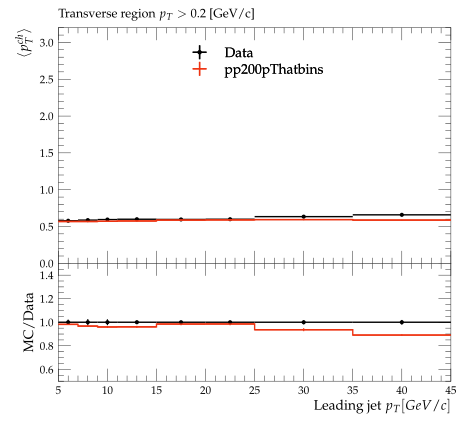

The script that saved this image:
#! /usr/bin/env python3

# This Python script was auto-generated using YODA v2.1.0.
# Analysis object: /STAR_2019_I1771348/d03-x01-y03
# Timestamp: 08-10-2025 (02:59:01)

import matplotlib as mpl
import matplotlib.pyplot as plt
mpl.use('Agg') # comment out for interactive use
import os
import numpy as np
from numpy import nan, inf

plotDir = os.path.split(os.path.realpath(__file__))[0]
if 'YODA_USER_PLOT_PATH' in globals():
    plot_outdir = globals()['YODA_USER_PLOT_PATH']
else:
    plot_outdir = plotDir

#plot style
plt.style.use(os.path.join(plotDir, '../default.mplstyle'))
# plot metadata
figW, figH = plt.rcParams['figure.figsize']
ax_xLabel = r'Leading jet $p_{T} [GeV/c]$'
ax_yLabel = r'$ \langle p^{ch}_{T} \rangle$'
ax_title  = r'Transverse region $p_{T} > 0.2$ [GeV/c]'
ax_xScale = 'linear'
ax_yScale = 'linear'
xLims = (5.0, 45.0)
yLims = (0.0, 3.2)

# TeX-friendly labels for the legend
labels = {
    'legend' : ([ r"Data", r"pp200pThatbins" ], r""),
}

# Adjust canvas width and height
canvasW = 10.0
canvasH = 9.0
figW *= canvasW/10.
figH *= canvasH/9.

# Create figure and axis objects
fig, (ax, ratio0_ax) = plt.subplots(2, 1, sharex=True,
                  figsize=(figW,figH), gridspec_kw={'height_ratios': (6.0, 3.0)})

# Set figure margins
plt.subplots_adjust(
    left   = 1.0 * plt.rcParams['figure.subplot.left'],
    right  = 1.0 * plt.rcParams['figure.subplot.right'],
    top    = 1.0 * plt.rcParams['figure.subplot.top'],
    bottom = 1.0 * plt.rcParams['figure.subplot.bottom'])

ratio0_ax.yaxis.set_major_locator(mpl.ticker.MultipleLocator(0.2))
ratio0_ax.set_ylim(0.5, 1.4999)
ratio0_ax.set_ylabel('MC/Data')

# the numerical data is stored in a separate file
dataf = dict()
prefix = os.path.split(__file__)[0]
if prefix:    prefix = prefix + '/'
exec(open(prefix+'d03-x01-y03__data.py').read(), dataf)


legend_handles = dict() # keep track of handles for the legend

# style options for curves
# starts at zorder>=5 to draw curve on top of legend
styles = {
  'Data': {
    'color' : 'black',
    'linestyle' : '-',
    'linewidth' : 1,
    'marker' : 'o',
    'markersize' : 2,
    'capsize' : 0.0,
    'zorder' : 5,
    'histstyle' : 0,
    'drawstyle' : 'steps-pre',
    'xerrorbars' : 1,
    'yerrorbars' : 1,
    'fillcolor' : None,
    'fillopacity' : 1.0,
    'ratio0_linestyle' : '-',
    'ratio0_linewidth' : 1,
    'ratio0_marker' : 'o',
    'ratio0_markersize' : 2,
    'ratio0_capsize' : 0.0,
    'ratio0_zorder' : 5,
    'ratio0_histstyle' : 0,
    'ratio0_drawstyle' : 'steps-pre',
    'ratio0_xerrorbars' : 1,
    'ratio0_yerrorbars' : 1,
  },
  'pp200pThatbins.yoda': {
    'color' : '#EE3311',
    'linestyle' : '-',
    'linewidth' : 1,
    'marker' : 'none',
    'markersize' : 2,
    'capsize' : 0.0,
    'zorder' : 6,
    'histstyle' : 1,
    'drawstyle' : 'steps-pre',
    'xerrorbars' : 1,
    'yerrorbars' : 1,
    'fillcolor' : None,
    'fillopacity' : 1.0,
    'ratio0_linestyle' : '-',
    'ratio0_linewidth' : 1,
    'ratio0_marker' : 'none',
    'ratio0_markersize' : 2,
    'ratio0_capsize' : 0.0,
    'ratio0_zorder' : 6,
    'ratio0_histstyle' : 1,
    'ratio0_drawstyle' : 'steps-pre',
    'ratio0_xerrorbars' : 1,
    'ratio0_yerrorbars' : 1,
  },
}

# curve from input yoda files in main panel
for label, yvals in dataf['yvals'].items():
    if all(np.isnan(v) for v in dataf['yvals'][label]):
        continue
    tmp = None
    if styles[label]['histstyle']: # draw as histogram
        xpos = dataf['xedges'][label] if styles[label]['drawstyle'] else dataf['xpoints'][label]
        ypos = np.insert(yvals, 0, yvals[0]) if styles[label]['drawstyle'] else yvals
        if styles[label]['fillcolor']: # fill area below curve
            ax.fill_between(xpos, ypos, step='pre',
                            color=styles[label]['fillcolor'],
                            alpha=styles[label]['fillopacity'])
        tmp, = ax.plot(xpos, ypos,
                       color=styles[label]['color'],
                       linestyle=styles[label]['linestyle'],
                       linewidth=styles[label]['linewidth'],
                       drawstyle=styles[label]['drawstyle'], solid_joinstyle='miter',
                       zorder=styles[label]['zorder'], label=label)
    tmp = ax.errorbar(dataf['xpoints'][label], yvals,
                      xerr=np.array(dataf['xerrs'][label])*styles[label]['xerrorbars'],
                      yerr=np.array(dataf['yerrs'][label])*styles[label]['yerrorbars'],
                      fmt=styles[label]['marker'], capsize=styles[label]['capsize'],
                      markersize=styles[label]['markersize'],
                      ecolor=styles[label]['color'],
                      color=styles[label]['color'], zorder=styles[label]['zorder'])
    tmp[-1][0].set_linestyle(styles[label]['linestyle'])
    tmp[-1][0].set_linewidth(styles[label]['linewidth'])
    if label in dataf['add_legend_handle']:  legend_handles[label] = tmp
    for varLabel in dataf['variation_yvals'].keys():
        if varLabel.startswith(label):
            tmp, = ax.plot(dataf['xedges'][label], dataf['variation_yvals'][varLabel],
                           color=styles[label]['color'],
                           linestyle=styles[label]['linestyle'],
                           linewidth=styles[label]['linewidth'],
                           drawstyle='steps-pre', solid_joinstyle='miter',
                           zorder=styles[label]['zorder'], alpha=0.5)


# plots on ratio panel
# curve from input yoda files in ratio panel
for label, yvals in dataf['ratio0_yvals'].items():
    if all(np.isnan(v) for v in yvals):
        continue
    if styles[label]['ratio0_histstyle']: # plot as histogram
        xpos = dataf['xedges']['Data'] if styles[label]['ratio0_drawstyle'] else dataf['xpoints']['Data']
        ypos = np.insert(yvals, 0, yvals[0]) if styles[label]['ratio0_drawstyle'] else yvals
        ratio0_ax.plot(xpos, ypos,
                       color=styles[label]['color'],
                       linewidth=styles[label]['linewidth'],
                       linestyle=styles[label]['ratio0_linestyle'],
                       drawstyle=styles[label]['ratio0_drawstyle'], zorder=styles[label]['zorder'],
                       solid_joinstyle='miter')
    tmp = ratio0_ax.errorbar(dataf['xpoints']['Data'], yvals,
                             xerr=np.array(dataf['ref_xerrs'])*styles[label]['ratio0_xerrorbars'],
                             yerr=np.array(dataf['ratio0_yerrs'][label])*styles[label]['ratio0_yerrorbars'],
                             fmt=styles[label]['ratio0_marker'], capsize=styles[label]['ratio0_capsize'],
                             markersize=styles[label]['ratio0_markersize'],
                             ecolor=styles[label]['color'],
                             color=styles[label]['color'])
    tmp[-1][0].set_linestyle(styles[label]['ratio0_linestyle'])
    tmp[-1][0].set_linewidth(styles[label]['ratio0_linewidth'])

    for varlabel in dataf['ratio0_variation_vals'].keys():
        if varlabel.startswith(label):
            ratio0_ax.plot(dataf['xedges']['Data'],
                            dataf['ratio0_variation_vals'][varlabel],
                            color=styles[label]['color'],
                            linestyle=styles[label]['linestyle'],
                            linewidth=styles[label]['linewidth'],
                            drawstyle='steps-pre', solid_joinstyle='miter',
                            zorder=1, alpha=0.5)

legend_items = list(legend_handles.values())
ax.add_artist(ax.legend(legend_items,
                        labels['legend'][0],
                        title=labels['legend'][1],
                        alignment='left',
                        loc='upper center',
                        bbox_to_anchor=(0.5, 0.97)))

# set plot metadata as defined above
ratio0_ax.set_xlabel(ax_xLabel)
ratio0_ax.xaxis.set_label_coords(1., -0.15)
ax.set_ylabel(ax_yLabel, ha='right', va='top')
ax.yaxis.set_label_coords(-0.11, 1.0)
ax.set_title(ax_title, loc='left')
ax.set_xscale(ax_xScale)
ax.set_yscale(ax_yScale)
ax.set_xlim(xLims)
ax.set_ylim(yLims)

# tick formatting
plt.rcParams['xtick.top'] = 1
plt.rcParams['ytick.right'] = 1
fig.align_ylabels((ax, ratio0_ax))
plt.savefig(os.path.join(plot_outdir, 'd03-x01-y03.pdf'), format='PDF')
plt.savefig(os.path.join(plot_outdir, 'd03-x01-y03.png'), format='PNG')

plt.close(fig)
